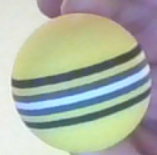
#> input picture Week9/template.png, 157 x 155 px, given in place of the camera
$ python recognition_multi_objects.py
#> lines starting #> are read from the running program, lines starting #| are printed output that depends on the picture; after the words box and inside, x2 and y2 are one past the last pixel; in counts of white or black regions, pixels touching at a corner belong together
import cv2
import numpy as np
from collections import OrderedDict

# -- Tuning parameters --
lower_color = np.array([29, 86, 6])   # Green lower HSV
upper_color = np.array([64, 255, 255]) # Green upper HSV
min_area = 200  # Minimum contour area to be considered an object
max_distance = 50  # Maximum pixel distance for maintaining tracking

# -- Tracker structures --
class TrackedObject:
    def __init__(self, object_id, centroid, bbox):
        self.id = object_id
        self.bbox = bbox
        self.centroid = centroid
        self.kalman = cv2.KalmanFilter(4, 2)
        self.kalman.measurementMatrix = np.array([[1,0,0,0], [0,1,0,0]], np.float32)
        self.kalman.transitionMatrix = np.array([[1,0,1,0], [0,1,0,1], [0,0,1,0], [0,0,0,1]], np.float32)
        self.kalman.processNoiseCov = np.eye(4, dtype=np.float32) * 0.03
        self.kalman.measurementNoiseCov = np.eye(2, dtype=np.float32) * 0.5
        self.first_detected = True
        self.kalman.statePre = np.array([[centroid[0]], [centroid[1]], [0.0], [0.0]], dtype=np.float32)
        self.kalman.statePost = self.kalman.statePre.copy()
        self.missing = 0  # frames not detected

    def update(self, centroid, bbox):
        measured = np.array([[centroid[0]], [centroid[1]]], dtype=np.float32)
        self.kalman.correct(measured)
        self.first_detected = False
        self.centroid = centroid
        self.bbox = bbox
        self.missing = 0

    def predict(self):
        pred = self.kalman.predict()
        return (int(pred[0][0]), int(pred[1][0]))

# -- Multi-object tracker --
class MultiTracker:
    def __init__(self):
        self.objects = OrderedDict()
        self.next_object_id = 1

    def update(self, detections):
        assigned = set()
        # If no current tracked objects, add all detections as new tracked objects
        if len(self.objects) == 0:
            for centroid, bbox in detections:
                self.objects[self.next_object_id] = TrackedObject(self.next_object_id, centroid, bbox)
                self.next_object_id += 1
            return

        # Prepare cost matrix for matching detected centroids to existing tracked objects
        object_ids = list(self.objects.keys())
        object_centroids = [self.objects[oid].centroid for oid in object_ids]
        object_matched = [False] * len(object_ids)
        detection_matched = [False] * len(detections)

        if object_centroids and detections:
            distances = np.zeros((len(object_centroids), len(detections)), dtype=np.float32)
            for i, obj_c in enumerate(object_centroids):
                for j, (det_c, _) in enumerate(detections):
                    distances[i, j] = np.linalg.norm(np.array(obj_c) - np.array(det_c))

            # Greedy assignment of detections to objects based on minimum distance
            while True:
                min_val = np.min(distances)
                if min_val > max_distance:
                    break
                idx = np.argmin(distances)
                i, j = np.unravel_index(idx, distances.shape)
                if object_matched[i] or detection_matched[j]:
                    distances[i, j] = np.inf
                    continue
                # Update this object with this detection
                obj = self.objects[object_ids[i]]
                obj.update(detections[j][0], detections[j][1])
                object_matched[i] = True
                detection_matched[j] = True
                distances[i, :] = np.inf
                distances[:, j] = np.inf

            # Unmatched objects: mark as missing
            for i, matched in enumerate(object_matched):
                if not matched:
                    self.objects[object_ids[i]].missing += 1
            # Unmatched detections: create new tracked objects
            for j, matched in enumerate(detection_matched):
                if not matched:
                    centroid, bbox = detections[j]
                    self.objects[self.next_object_id] = TrackedObject(self.next_object_id, centroid, bbox)
                    self.next_object_id += 1
        else:
            # If nothing to match, mark all tracked objects as missing (increase their missing frame count)
            for obj in self.objects.values():
                obj.missing += 1
            # Add new detections as new objects
            for centroid, bbox in detections:
                self.objects[self.next_object_id] = TrackedObject(self.next_object_id, centroid, bbox)
                self.next_object_id += 1

        # Remove objects missing for too many frames
        for object_id in list(self.objects.keys()):
            if self.objects[object_id].missing > 20:
                del self.objects[object_id]

# -- MAIN LOOP --
cap = cv2.VideoCapture(0)
tracker = MultiTracker()

while True:
    ret, frame = cap.read()
#> frame is the input picture: shape (155, 157, 3); mean B, G, R 163.5, 177.8, 170.4
    if not ret:
        break

    blurred = cv2.GaussianBlur(frame, (11, 11), 0)
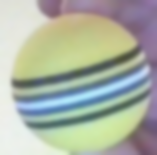
#> blurred: shape (155, 157, 3); mean B, G, R 163.5, 177.7, 170.4
    hsv = cv2.cvtColor(blurred, cv2.COLOR_BGR2HSV)
#> hsv: shape (155, 157, 3); mean H, S, V 71.1, 51.5, 187.3
    mask = cv2.inRange(hsv, lower_color, upper_color)
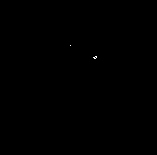
#> mask: shape (155, 157); 0.03% white in thin lines or dots, all inside (x1, y1, x2, y2) = (70, 45, 97, 59)
    mask = cv2.erode(mask, None, iterations=2)
#> mask: shape (155, 157); every value is 0
    mask = cv2.dilate(mask, None, iterations=2)
    cnts, _ = cv2.findContours(mask, cv2.RETR_EXTERNAL, cv2.CHAIN_APPROX_SIMPLE)
#> cnts = []

    detections = []
    for c in cnts:
        if cv2.contourArea(c) < min_area:
            continue
        x, y, w, h = cv2.boundingRect(c)
        M = cv2.moments(c)
        if M["m00"] > 0:
            center = (int(M["m10"] / M["m00"]), int(M["m01"] / M["m00"]))
            detections.append((center, (x, y, w, h)))
#> this loop made 0 passes
#> after the loop, detections = []

    # Update tracker with all detected objects (centroid + bbox)
    tracker.update(detections)
#> after the loop in update, `for centroid, bbox in detections:`: self.next_object_id = 1; self.objects = 0 items

    # Draw tracked objects and their Kalman prediction
    for obj in tracker.objects.values():
        if obj.missing > 0:
            # Not detected currently, just show prediction
            kalman_center = obj.predict()
            cv2.circle(frame, kalman_center, 5, (255, 0, 0), -1)
        else:
            # Detected, display tracked info
            x, y, w, h = obj.bbox
            cv2.rectangle(frame, (x, y), (x + w, y + h), (0, 255, 255), 2)
            cv2.circle(frame, obj.centroid, 5, (0, 0, 255), -1)
            kalman_center = obj.predict()
            cv2.circle(frame, kalman_center, 5, (255, 0, 0), -1)
            cv2.putText(frame, f"ID: {obj.id}", (x, y - 10),
                        cv2.FONT_HERSHEY_SIMPLEX, 0.7, (0, 255, 255), 2)

    cv2.imshow("Multi-Object Kalman Tracking + Recognition", frame)
    if cv2.waitKey(1) & 0xFF == 27:
#> (key Esc is pressed here)
        break

cap.release()
cv2.destroyAllWindows()
